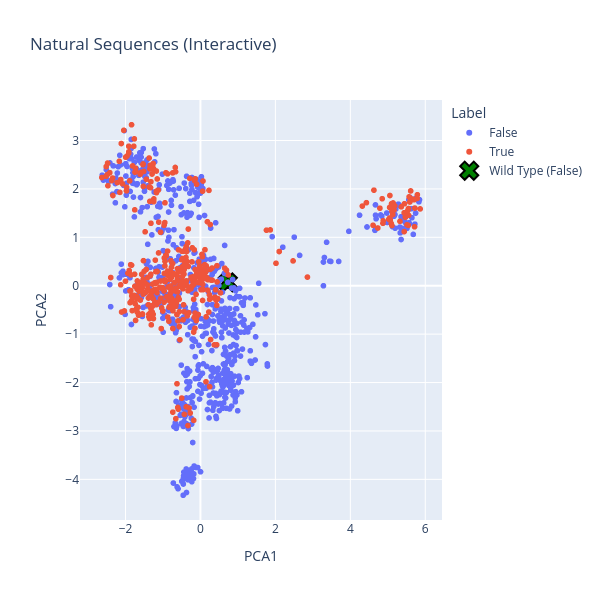

Notebook source saved alongside this figure:
### Code cell
# True -> Functional true
# False -> Functional false
functional_false_mask = dataset.to_label(dataset.labels_one_hot) == False
functional_false_sequences = dataset.data_one_hot[functional_false_mask]
target_label_oh = dataset.labels_one_hot[~functional_false_mask][0]

idx_wt = 11
wild_type = dataset.data_one_hot[idx_wt]

# visualize the wild type sequence in the pca space
wt_pca = pca.transform(wild_type.view(1, -1).cpu().numpy())

plt.rcParams.update({'font.size': 14,
                     'text.usetex': True})

import plotly.express as px

df_plot = pd.DataFrame({
    "PCA1": data_proj[:, 0],
    "PCA2": data_proj[:, 1],
    "Label": labels_data,
    "Index": np.arange(len(labels_data))
})


fig_plotly = px.scatter(
    df_plot,
    x="PCA1",
    y="PCA2",
    color="Label",
    hover_data=["Index", "PCA1", "PCA2"],
    title="Natural Sequences (Interactive)",
    width=600,
    height=600
)

# plot also the wild type in the same figure
df_wild_type = pd.DataFrame({
    "PCA1": wt_pca[:, 0],
    "PCA2": wt_pca[:, 1],
    "Label": "wild type",
    "Index": [999999],
})
fig_plotly.add_scatter(
    x=df_wild_type["PCA1"],
    y=df_wild_type["PCA2"],
    mode="markers",
    marker=dict(size=16, color="green", symbol="x", line=dict(width=2, color="black")),
    name="Wild Type (False)",
)
fig_plotly.show()

### Figure 1 — Plotly figure (JSON) as saved in the notebook; plotly's stock layout.template omitted (floating-point values rounded to 4 significant figures; data arrays with more than 128 entries replaced by an {"elided": "..."} marker saying what was removed)
{"data": [{"customdata": {"elided": "707x1 int values"}, "hovertemplate": "Label=False<br>PCA1=%{x}<br>PCA2=%{y}<br>Index=%{customdata[0]}<extra></extra>", "legendgroup": "False", "marker": {"color": "#636efa", "symbol": "circle"}, "mode": "markers", "name": "False", "showlegend": true, "type": "scattergl", "x": {"elided": "707 float values"}, "xaxis": "x", "y": {"elided": "707 float values"}, "yaxis": "y"}, {"customdata": {"elided": "423x1 int values"}, "hovertemplate": "Label=True<br>PCA1=%{x}<br>PCA2=%{y}<br>Index=%{customdata[0]}<extra></extra>", "legendgroup": "True", "marker": {"color": "#EF553B", "symbol": "circle"}, "mode": "markers", "name": "True", "showlegend": true, "type": "scattergl", "x": {"elided": "423 float values"}, "xaxis": "x", "y": {"elided": "423 float values"}, "yaxis": "y"}, {"marker": {"color": "green", "line": {"color": "black", "width": 2}, "size": 16, "symbol": "x"}, "mode": "markers", "name": "Wild Type (False)", "type": "scatter", "x": [0.7309], "y": [0.06943]}], "layout": {"height": 600, "legend": {"title": {"text": "Label"}, "tracegroupgap": 0}, "title": {"text": "Natural Sequences (Interactive)"}, "width": 600, "xaxis": {"anchor": "y", "domain": [0, 1], "title": {"text": "PCA1"}}, "yaxis": {"anchor": "x", "domain": [0, 1], "title": {"text": "PCA2"}}}}
